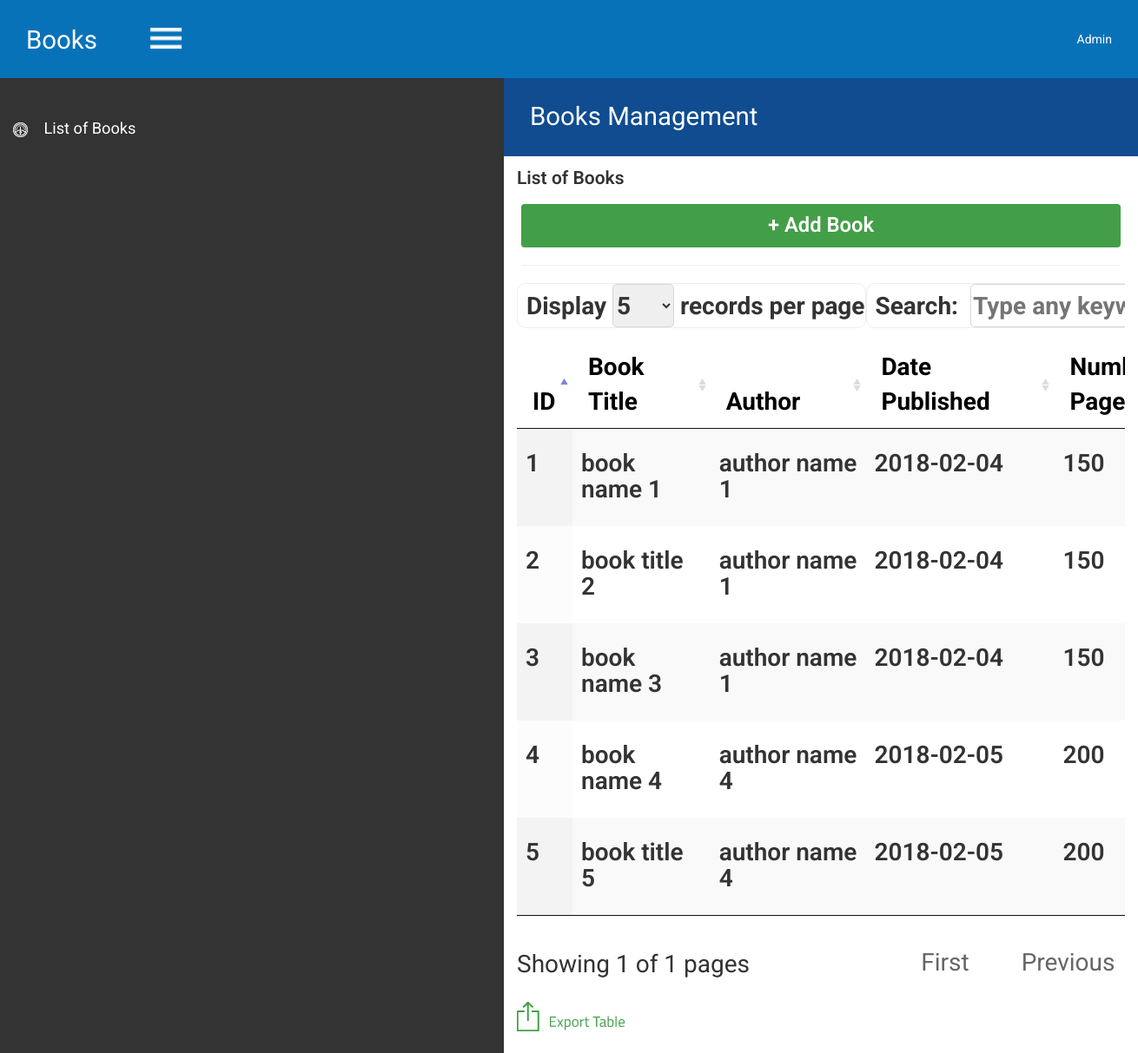
The app's page /index.php/main/books with its own data.
### tables this page shows
CREATE TABLE `listbooks` (
  `books_id` int(5) NOT NULL,
  `title` varchar(100) DEFAULT NULL,
  `author` varchar(100) DEFAULT NULL,
  `date_published` date NOT NULL,
  `number_of_pages` int(11) NOT NULL,
  `type_of_book_id` int(5) NOT NULL
);

### application/controllers/Main.php (called while the page is built, shortened)
<?php if ( ! defined('BASEPATH')) exit('No direct script access allowed');
class Main extends CI_Controller {
    function __construct()
    {
        $this->load->helper(array('form', 'url'));
        $this->load->library(array('form_validation'));
        $this->load->model('Main_model');
    }
    public function getUriPage($dashboard){
        return $this->uri->segment($dashboard);
    }
    public function getTitleBar(){
        if($this->getUriPage(2) == 'books' || $this->getUriPage(2) == 'view_addBook') {
            return "Books Management";
        }else{
            return "Welcome";
        }
    }
    public function getDirectory(){
        if($this->getUriPage(2) == 'books' && $this->getUriPage(3) == 'books' && $this->getUriPage(4) != "")  {
            return "Book Detail";
        }elseif($this->getUriPage(2) == 'books'){
            return "List of Books";
        }elseif($this->getUriPage(2) == 'view_addBook'){
            return "Add Book";
        }else{
            return $this->getTitleBar();
        }
    }
    public function dashboard()
    {
		$title = $this->getTitleBar();
		$data = array(
			'title' => $title,
			'top_title' => 'List of Books | CRUD',
			'page' => $this->getUriPage(2),
			'page_sub' => $this->getUriPage(3),
			'direktori' => $this->getDirectory(),
			'header_title' => 'Books'
		);
		if(($this->getUriPage(2) === 'books' || $this->getUriPage(3) === '' || $this->getUriPage(4) !== "") || $this->getUriPage(2) === 'view_addBook'){
			$data['books']        = $this->get_books();
			$data['typebook']     = $this->get_typebook();
		}
		$this->load->view('template_start', $data);
		$this->load->view('phoenix_header', $data);
		$this->load->view('menu_sidebar');
		$this->load->view('title_bar', $data);
		$this->load->view('content_container', $data);
		$this->load->view('template_end');
    }
    public function get_books($param = null){
        $books = $this->Main_model->get_books($param);
        return $books;
    }
    public function get_typebook(){
        $typebook = $this->Main_model->get_typebook();
        return $typebook;
    }
	public function books()
    {
        $this->dashboard();
    }
}
?>

### index.php (called while the page is built, shortened)
<?php
require_once BASEPATH.'core/CodeIgniter.php';

### application/models/Main_model.php (called while the page is built, shortened)
<?php
class Main_model extends CI_Model{
    public function get_books($param = null)
    {
        $this->db->select('a.books_id,'
            .             'a.title,'
            .             'a.author,'
			.             'a.date_published,'
			.             'a.number_of_pages,'
            .             'b.type_of_book_id,'
			.             'b.type_of_book');
        $this->db->from('listbooks as a');
        $this->db->join('type_of_book as b', 'a.type_of_book_id = b.type_of_book_id');
        $query = $this->db->get();
        if($query->num_rows() > 0) {
            $res = $query->result_array();
            return $res;
        }else{
            return false;
        }
    }
    public function get_typebook()
    {
        $this->db->select('*');
        $this->db->from('type_of_book');
        $query = $this->db->get();
        if($query->num_rows() > 0) {
            $res = $query->result_array();
            return $res;
        }else{
            return false;
        }
    }
}

### application/views/books/books.php (the view, shortened to what this page needs)
<div class="container-fluid" style="margin-top:15px;margin-bottom:25px;">
    <div class="c000001-added-container">
        <button class="btn green-btn margin-left" onclick="location.href='<?php echo base_url();?>index.php/main/view_addBook'">+ Add
            Book
        </button>
        <hr>
    </div>
    <div class="table-responsive">
        <table id="product_table" class="stripe display table">
            <thead>
            <tr>
                <th>ID</th>
                <th>Book Title</th>
				<th>Author</th>
				<th>Date Published</th>
                <th>Number of Pages</th>
            </tr>
            </thead>
            <tbody>
            <?php
			if($books !== false){
				foreach ($books as &$a){
				?>
					<tr>
						<td><?= $a['books_id'] ?></td>
						<td onclick="popit(<?= $a['books_id'] ?>)" style="cursor: pointer;"><?= $a['title'] ?></td>
						<td onclick="popit(<?= $a['books_id'] ?>)" style="cursor: pointer;"><?= $a['author'] ?></td>
						<td onclick="popit(<?= $a['books_id'] ?>)" style="cursor: pointer;"><?= $a['date_published'] ?></td>
						<td onclick="popit(<?= $a['books_id'] ?>)" style="cursor: pointer;"><?= $a['number_of_pages'] ?></td>
					</tr>
				<?php
				}
			}
            ?>
            </tbody>
        </table>
        <a href="#">
            <img src="<?= base_url() ?>/assets/images/phoenix/export-table.png" style="margin-top:10px;">
        </a>
    </div>
</div>

### application/views/template_start.php (shortened to what this page needs)
<!DOCTYPE html>
<html lang="en">
<head>
    <link rel="stylesheet" href="<?=base_url()?>/assets/css/bootstrap.min.css">
    <link rel="stylesheet" type="text/css" href="<?=base_url()?>/assets/js/datetimepicker-master/jquery.datetimepicker.css"/>
    <link rel="stylesheet" href="<?=base_url()?>/assets/css/jquery-ui.css">
    <link rel="stylesheet" type="text/css" href="<?= base_url() ?>/assets/css/jquery.dataTables.min.css">
    <link rel="stylesheet" type="text/css"
          href="<?php echo base_url(); ?>/assets/css/phoenix/phoenix-core.css"
          media="screen">
    <link rel="stylesheet" type="text/css"
          href="<?php echo base_url(); ?>/assets/css/Datedropper3-master/datedropper.css"
          media="screen">
    <link rel="stylesheet" href="http://netdna.bootstrapcdn.com/font-awesome/4.6.3/css/font-awesome.min.css">
	<link rel="stylesheet" type="text/css" href="<?=base_url()?>assets/css/st.action-panel.css" />
</head>
<body>

### application/views/phoenix_header.php
<div class="phoenix-header">
    <a href="<?=base_url()?>index.php/main/dashboard" style="color:white;">
        <p class="header-title"><?= $header_title ?></p>
    </a>
    <img src="<?= base_url() ?>/assets/images/phoenix/collapse-button.png" class="collapse-button"
         data-toggle="offcanvas">
    <div class="right-header-menu pull-right">
        <p class="username-text"><?= 'Admin' ?></p>
    </div>
</div>

### application/views/menu_sidebar.php (shortened to what this page needs)
<div class="wrapper">
    <div class="row row-offcanvas row-offcanvas-left">
        <div class="column sidebar-offcanvas" id="sidebar">
            <ul class="nav" id="menu" style="padding-top:30px;">
                <li id="catalogue_management"><a href="<?= base_url() ?>index.php/main/books"><img
                                src="<?= base_url() ?>/assets/images/phoenix/dashboard-icon.png"> <span
                                class="collapse in hidden-xs">List of Books</span></a></li>
            </ul>
        </div>

### application/views/title_bar.php
<div class="column right-content" id="main">
    <p>
    <div class="phoenix-titlebar">
        <p class="header-title">
            <?php
            echo $title;
            ?>
        </p>
    </div>

### application/views/content_container.php
</p>
<div class="container-fluid directory-container">
    <span>
        <?php
        echo($direktori);
        ?>
    </span>
</div>
<div class="right-view-content center-block">
    <?php
    if ($this->uri->segment(5) != '' && $this->uri->segment(5) != 'edit') {
        $this->load->view($page . "/$page_sub" . "_detail_detail");
    } else if ($this->uri->segment(4) != '') {
        $this->load->view($page . "/$page_sub" . "_detail");
    } else if ($this->uri->segment(3) != '') {
        $this->load->view($page . "/" . $page_sub);
    } else if ($this->uri->segment(2) == 'view_addBook') {
        $this->load->view("books/" . $page);
    } else if ($this->uri->segment(2) == 'books') {
        $this->load->view($page . "/" . $page);
    } else {
    }
    ?>
</div>
</div>
</div>
</div>

### application/views/template_end.php (shortened to what this page needs)
</body>
</html>

### assets/css/phoenix/phoenix-core.css (style rules this page uses)
html, body { height: 100%; }
* { -webkit-transition: 0.3s; -moz-transition: 0.3s; -ms-transition: 0.3s; -o-transition: 0.3s; transition: 0.3s; }
.phoenix-header { color: white; background-color: rgba(8,114,185,1); width: 100%; height: 90px; padding: 30px; padding-top: 20px; padding-bottom: 20px; }
.phoenix-titlebar { color: white; background-color: rgba(16,76,143,1); width: 100%; height: 90px; padding: 30px; padding-top: 18px; padding-bottom: 20px; margin-top: -10px; }
.header-title { font-size: 2.1em; float: left; margin-top: 5px; }
.collapse-button { cursor: pointer; margin-left: 55px; width: 48px; }
.username-text { float: left; margin-top: 15px; }
.wrapper, .row { height: 100%; margin-left: 0; margin-right: 0; }
.wrapper:before, .wrapper:after, .column:before, .column:after { content: ""; display: table; }
.wrapper:after, .column:after { clear: both; }
.row-offcanvas-left { display: table; }
.column { display: table-cell; }
.row-offcanvas-left .sidebar-offcanvas { padding-left: 0; float: left; min-height: 100%; background-color: rgba(51, 51, 51, 1); color: white; padding-right: 0; width: 100% }
.row-offcanvas-left .right-content { width: 100%; }
#sidebar .collapse.in { display: inline; }
#sidebar > .nav > li > a { white-space: nowrap; overflow: hidden; }
#sidebar #menu li a { height: 60px; color: white; font-size: 1.3em; padding-top: 15px; }
#sidebar #menu li a span { margin-left: 14px; }
.green-btn { background-color: rgba(67, 159, 71, 1); color: white; height: 40px; font-weight: 600; }
.directory-container { margin-bottom: 5px; }
.directory-container span { font-weight: 600; }
@media only screen and (max-device-width: 1025px) and (orientation: landscape) { .right-view-content { width: 730px; } }
@media only screen and (max-device-width: 1025px) and (orientation: landscape) { .row-offcanvas-left .sidebar-offcanvas { float: none; } }
@media only screen and (max-device-width: 1025px) and (orientation: landscape) { .directory-container span { font-size: 1.5em } }
@media only screen and (max-device-width: 1025px) and (orientation: landscape) { .row-offcanvas-left .sidebar-offcanvas { width: 100%; } }
@media only screen and (max-device-width: 1025px) and (orientation: landscape) { .green-btn, .orange-btn, .red-btn { height: 50px; width: 100%; font-size: 1.7em; } }
@media screen and (min-width: 768px) { .row-offcanvas { position: relative; -webkit-transition: all 0.25s ease-out; -moz-transition: all 0.25s ease-out; transition: all 0.25s ease-out; } }
@media screen and (min-width: 768px) { #main { left: 0; width: 100%; } }

### application/views/template_start.php (style rules this page uses)
* { font-family: 'Roboto', sans-serif; font-weight:400; }

### records on screen
listbooks: books_id "1", title "book name 1", author "author name 1", date_published "2018-02-04", number_of_pages "150"
listbooks: books_id "2", title "book title 2", author "author name 1", date_published "2018-02-04", number_of_pages "150"
listbooks: books_id "3", title "book name 3", author "author name 1", date_published "2018-02-04", number_of_pages "150"
listbooks: books_id "4", title "book name 4", author "author name 4", date_published "2018-02-05", number_of_pages "200"
listbooks: books_id "5", title "book title 5", author "author name 4", date_published "2018-02-05", number_of_pages "200"

### other values on screen
$header_title "Books"
$title "Books Management"
$direktori "List of Books"
